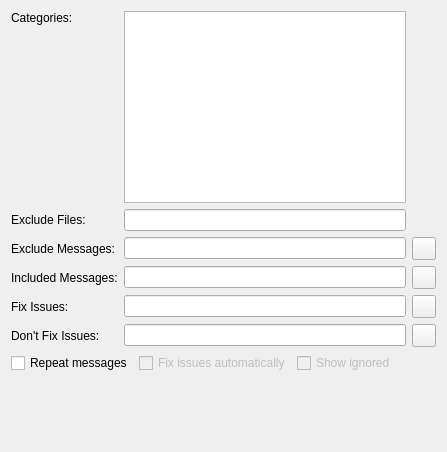
         <widget class="QWidget" name="globalOptionsTab">
          <attribute name="title">
           <string>Globals</string>
          </attribute>
          <layout class="QGridLayout" name="gridLayout_2">
           <item row="0" column="0">
            <widget class="QLabel" name="label_20">
             <property name="text">
              <string>Categories:</string>
             </property>
             <property name="alignment">
              <set>Qt::AlignLeading|Qt::AlignLeft|Qt::AlignTop</set>
             </property>
            </widget>
           </item>
           <item row="0" column="1">
            <widget class="QListWidget" name="categoriesList">
             <property name="toolTip">
              <string>Select the categories of checks to be performed.</string>
             </property>
             <property name="sortingEnabled">
              <bool>true</bool>
             </property>
            </widget>
           </item>
           <item row="1" column="0">
            <widget class="QLabel" name="label_2">
             <property name="text">
              <string>Exclude Files:</string>
             </property>
            </widget>
           </item>
           <item row="1" column="1">
            <widget class="QLineEdit" name="excludeFilesEdit">
             <property name="toolTip">
              <string>Enter filename patterns of files to be excluded separated by a comma</string>
             </property>
             <property name="clearButtonEnabled">
              <bool>true</bool>
             </property>
            </widget>
           </item>
           <item row="2" column="0">
            <widget class="QLabel" name="label">
             <property name="text">
              <string>Exclude Messages:</string>
             </property>
            </widget>
           </item>
           <item row="2" column="1">
            <widget class="QLineEdit" name="excludeMessagesEdit">
             <property name="toolTip">
              <string>Enter message codes to be excluded separated by a comma</string>
             </property>
             <property name="clearButtonEnabled">
              <bool>true</bool>
             </property>
            </widget>
           </item>
           <item row="2" column="2">
            <widget class="QToolButton" name="excludeMessagesSelectButton">
             <property name="toolTip">
              <string>Press to select the message codes from a list</string>
             </property>
            </widget>
           </item>
           <item row="3" column="0">
            <widget class="QLabel" name="label_3">
             <property name="text">
              <string>Included Messages:</string>
             </property>
            </widget>
           </item>
           <item row="3" column="1">
            <widget class="QLineEdit" name="includeMessagesEdit">
             <property name="toolTip">
              <string>Enter message codes to be included separated by a comma</string>
             </property>
             <property name="clearButtonEnabled">
              <bool>true</bool>
             </property>
            </widget>
           </item>
           <item row="3" column="2">
            <widget class="QToolButton" name="includeMessagesSelectButton">
             <property name="toolTip">
              <string>Press to select the message codes from a list</string>
             </property>
            </widget>
           </item>
           <item row="4" column="0">
            <widget class="QLabel" name="label_4">
             <property name="text">
              <string>Fix Issues:</string>
             </property>
            </widget>
           </item>
           <item row="4" column="1">
            <widget class="QLineEdit" name="fixIssuesEdit">
             <property name="toolTip">
              <string>Enter message codes of issues to be fixed automatically (leave empty to fix all)</string>
             </property>
             <property name="clearButtonEnabled">
              <bool>true</bool>
             </property>
            </widget>
           </item>
           <item row="4" column="2">
            <widget class="QToolButton" name="fixIssuesSelectButton">
             <property name="toolTip">
              <string>Press to select the message codes from a list</string>
             </property>
            </widget>
           </item>
           <item row="5" column="0">
            <widget class="QLabel" name="label_6">
             <property name="text">
              <string>Don't Fix Issues:</string>
             </property>
            </widget>
           </item>
           <item row="5" column="1">
            <widget class="QLineEdit" name="noFixIssuesEdit">
             <property name="toolTip">
              <string>Enter message codes of issues not to be fixed automatically</string>
             </property>
             <property name="clearButtonEnabled">
              <bool>true</bool>
             </property>
            </widget>
           </item>
           <item row="5" column="2">
            <widget class="QToolButton" name="noFixIssuesSelectButton">
             <property name="toolTip">
              <string>Press to select the message codes from a list</string>
             </property>
            </widget>
           </item>
           <item row="6" column="0" colspan="3">
            <layout class="QHBoxLayout" name="horizontalLayout">
             <item>
              <widget class="QCheckBox" name="repeatCheckBox">
               <property name="toolTip">
                <string>Select to repeat each message type</string>
               </property>
               <property name="text">
                <string>Repeat messages</string>
               </property>
              </widget>
             </item>
             <item>
              <widget class="QCheckBox" name="fixIssuesCheckBox">
               <property name="enabled">
                <bool>false</bool>
               </property>
               <property name="toolTip">
                <string>Select to fix some issues</string>
               </property>
               <property name="text">
                <string>Fix issues automatically</string>
               </property>
              </widget>
             </item>
             <item>
              <widget class="QCheckBox" name="ignoredCheckBox">
               <property name="enabled">
                <bool>false</bool>
               </property>
               <property name="toolTip">
                <string>Select to show ignored issues</string>
               </property>
               <property name="text">
                <string>Show ignored</string>
               </property>
              </widget>
             </item>
             <item>
              <spacer name="horizontalSpacer">
               <property name="orientation">
                <enum>Qt::Horizontal</enum>
               </property>
               <property name="sizeHint" stdset="0">
                <size>
                 <width>40</width>
                 <height>20</height>
                </size>
               </property>
              </spacer>
             </item>
            </layout>
           </item>
           <item row="7" column="0">
            <spacer name="verticalSpacer_2">
             <property name="orientation">
              <enum>Qt::Vertical</enum>
             </property>
             <property name="sizeHint" stdset="0">
              <size>
               <width>20</width>
               <height>68</height>
              </size>
             </property>
            </spacer>
           </item>
          </layout>
         </widget>
